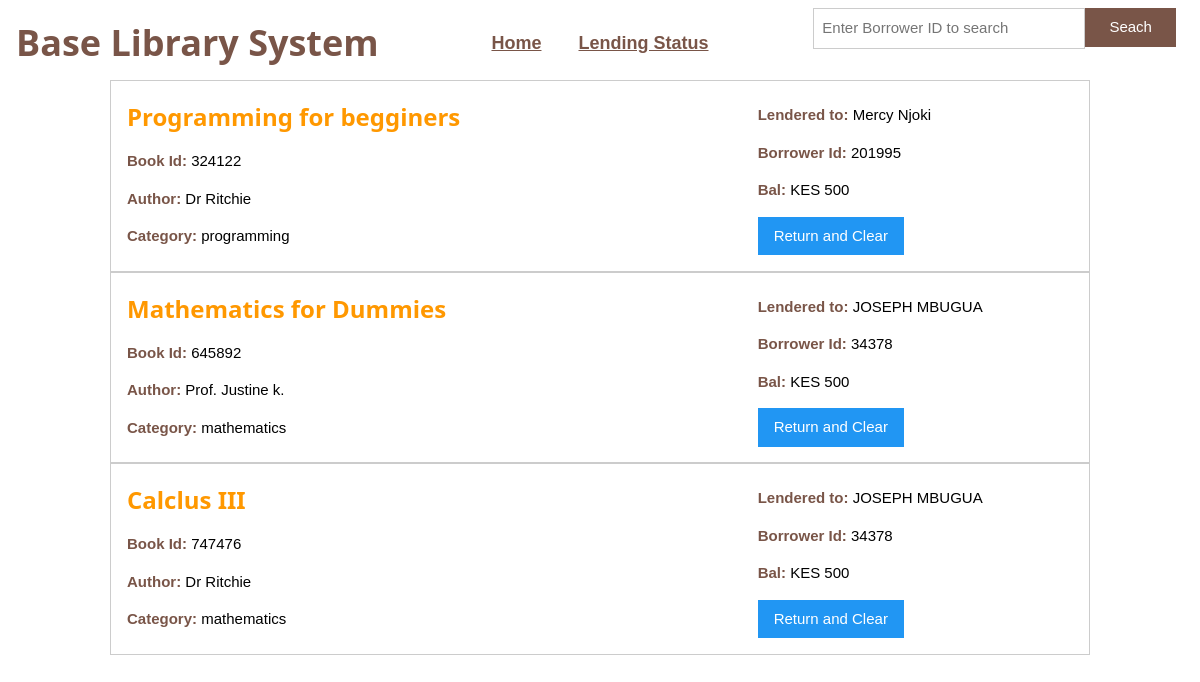
The page /lending_status on the database its author committed.
### main.py (models this page shows)
class Books(db.Model):
    serial = db.Column(db.Integer, primary_key=True, autoincrement=False)
    title = db.Column(db.String(50), nullable=False)
    author = db.Column(db.String(50), nullable=False)
    category = db.Column(db.String(50), nullable=True)
    borrower_id = db.Column(db.Integer, db.ForeignKey('borrower.id'), nullable=True)
    date_lenderd = db.Column(db.DateTime, nullable=True)
    date_created = db.Column(db.DateTime, default=datetime.utcnow)

### main.py (the view)
@app.route('/lending_status')
def lending_status():
    result = Books.query.filter(Books.borrower_id != None)
    return render_template('lendingstatus.html', books = calculate_and_format(result))

### main.py (called while the page is built)
def calculate_and_format(book_object):
    books = []
    for bk in book_object:
        borrower = Borrower.query.filter_by(id=bk.borrower_id).first()
        bal = math.floor(((datetime.utcnow() - datetime.strptime(str(bk.date_lenderd), "%Y-%m-%d %H:%M:%S.%f")).total_seconds()))
        book = {
            'serial':bk.serial,
            'title': bk.title,
            'author': bk.author,
            'category': bk.category,
            'borrower_id': bk.borrower_id,
            'borrower': f'{borrower.first_name} {borrower.last_name}',
            'bal': bal if bal < 500 else 500
        }
        books.append(book)
    return books

### templates/lendingstatus.html (shortened to what this page needs)
{% extends 'base.html' %}
{% block search %}
<form action="/search_borrower" method="GET">
    <div class="w3-row">
        <input type="search" name="id" class="w3-input w3-border w3-threequarter" placeholder="Enter Borrower ID to search">
        <input type="submit" value="Seach" class="w3-button w3-brown w3-quarter">
    </div>
</form>
{% endblock %}
{% block body %}
<div class="w3-content">
    {% for book in books %}
    <div class="w3-border w3-padding">
        <div class="w3-row">
            <div class="w3-col l8">
                <h3 class="w3-text-orange"><b>{{book.title}}</b></h3>
                <p><b class="w3-text-brown">Book Id: </b>{{book.serial}}</p>
                <p><b class="w3-text-brown">Author: </b>{{book.author}}</p>
                <p><b class="w3-text-brown">Category: </b>{{book.category}}</p>
            </div>
            <div class="w3-col l4">
                <p><b class="w3-text-brown">Lendered to: </b>{{book.borrower}}</p>
                <p><b class="w3-text-brown">Borrower Id: </b>{{book.borrower_id}}</p>
                <p><b class="w3-text-brown">Bal: </b>KES {{book.bal}}</p>
                <a href="/return_book?book_id={{book.serial}}"><input type="button" value="Return and Clear" class="w3-button w3-blue"></a>
            </div>
        </div>
    </div>
    {% endfor %}
</div>
{% endblock %}

### static/css/w3.css (style rules this page uses)
*,*:before,*:after { box-sizing:inherit }
html { -ms-text-size-adjust:100%;-webkit-text-size-adjust:100% }
body { margin:0 }
a { background-color:transparent }
b,strong { font-weight:bolder }
button,input,select,textarea,optgroup { font:inherit;margin:0 }
button,input { overflow:visible }
button,[type=button],[type=reset],[type=submit] { -webkit-appearance:button }
[type=search] { -webkit-appearance:textfield;outline-offset:-2px }
html,body { font-family:Verdana,sans-serif;font-size:15px;line-height:1.5 }
html { overflow-x:hidden }
h3 { font-size:24px }
h1,h2,h3,h4,h5,h6 { font-family:"Segoe UI",Arial,sans-serif;font-weight:400;margin:10px 0 }
a { color:inherit }
.w3-btn,.w3-button { border:none;display:inline-block;padding:8px 16px;vertical-align:middle;overflow:hidden;text-decoration:none;color:inherit;background-color:inherit;text-align:center;cursor:pointer;white-space:nowrap }
.w3-btn,.w3-button { -webkit-touch-callout:none;-webkit-user-select:none;-khtml-user-select:none;-moz-user-select:none;-ms-user-select:none;user-select:none }
.w3-input { padding:8px;display:block;border:none;border-bottom:1px solid #ccc;width:100% }
.w3-container:after,.w3-container:before,.w3-panel:after,.w3-panel:before,.w3-row:after,.w3-row:before,.w3-row-padding:after,.w3-row-padding:before, .w3-cell-row:before,.w3-cell-row:after,.w3-clear:after,.w3-clear:before,.w3-bar:before,.w3-bar:after { content:"";display:table;clear:both }
.w3-col,.w3-half,.w3-third,.w3-twothird,.w3-threequarter,.w3-quarter { float:left;width:100% }
@media (min-width:601px) { .w3-col.m3,.w3-quarter { width:24.99999% } }
@media (min-width:601px) { .w3-col.m9,.w3-threequarter { width:74.99999% } }
@media (min-width:993px) { .w3-col.l4 { width:33.33333% } }
@media (min-width:993px) { .w3-col.l8 { width:66.66666% } }
.w3-content,.w3-auto { margin-left:auto;margin-right:auto }
.w3-content { max-width:980px }
.w3-border { border:1px solid #ccc!important }
.w3-padding { padding:8px 16px!important }
.w3-blue,.w3-hover-blue:hover { color:#fff!important;background-color:#2196F3!important }
.w3-brown,.w3-hover-brown:hover { color:#fff!important;background-color:#795548!important }
.w3-text-brown,.w3-hover-text-brown:hover { color:#795548!important }
.w3-text-orange,.w3-hover-text-orange:hover { color:#ff9800!important }

### rows shown on the page
Books: title "Programming for begginers", serial "324122", author "Dr Ritchie", category "programming", borrower "Mercy Njoki", borrower_id "201995", bal "500"
Books: title "Mathematics for Dummies", serial "645892", author "Prof. Justine k.", category "mathematics", borrower "JOSEPH MBUGUA", borrower_id "34378", bal "500"
Books: title "Calclus III", serial "747476", author "Dr Ritchie", category "mathematics", borrower "JOSEPH MBUGUA", borrower_id "34378", bal "500"
